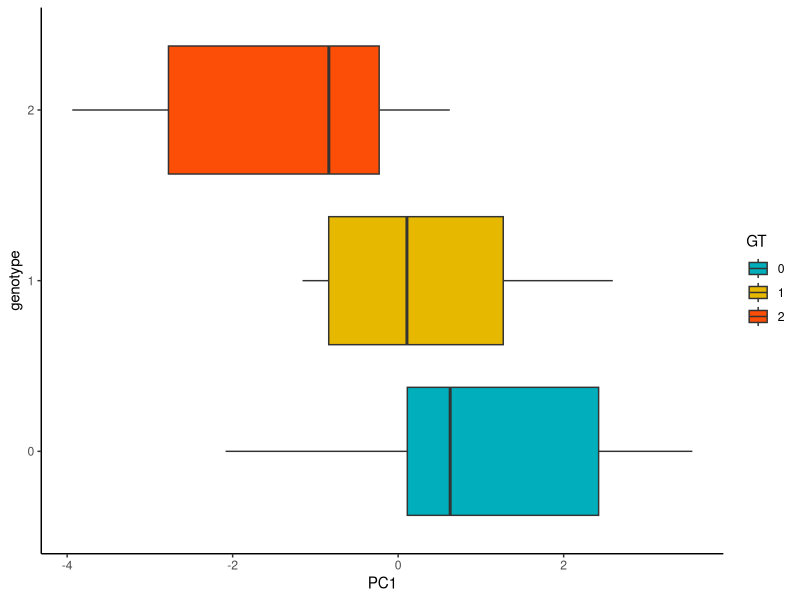
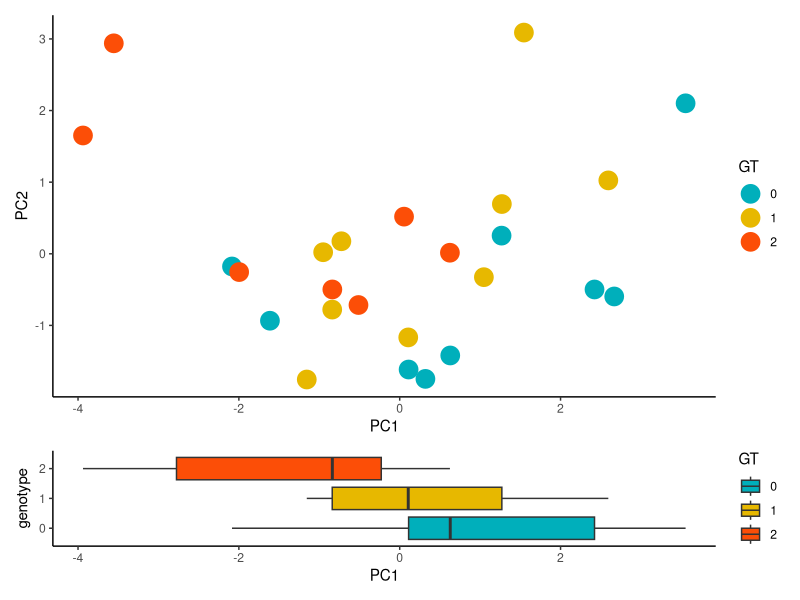
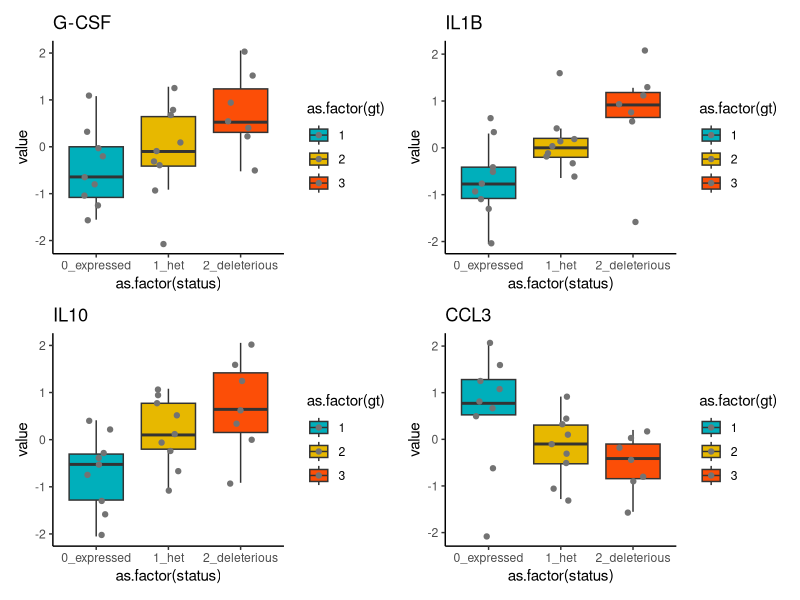
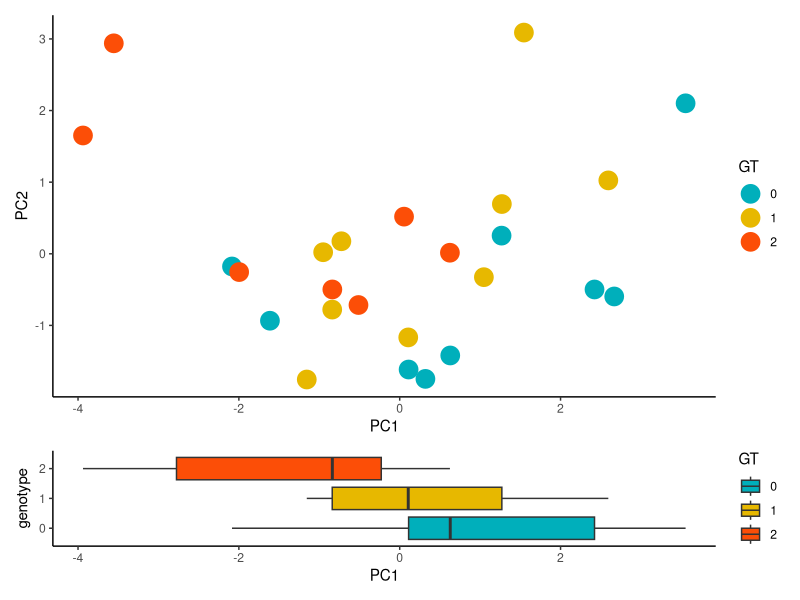
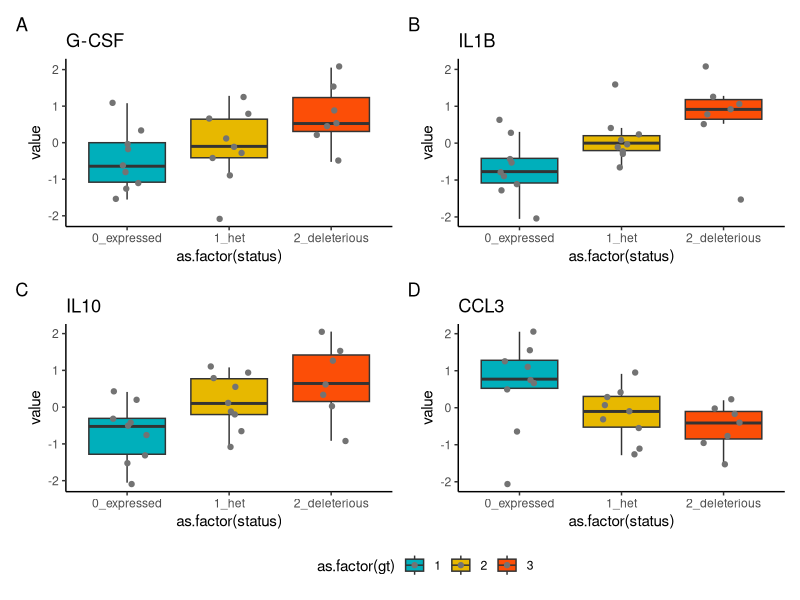
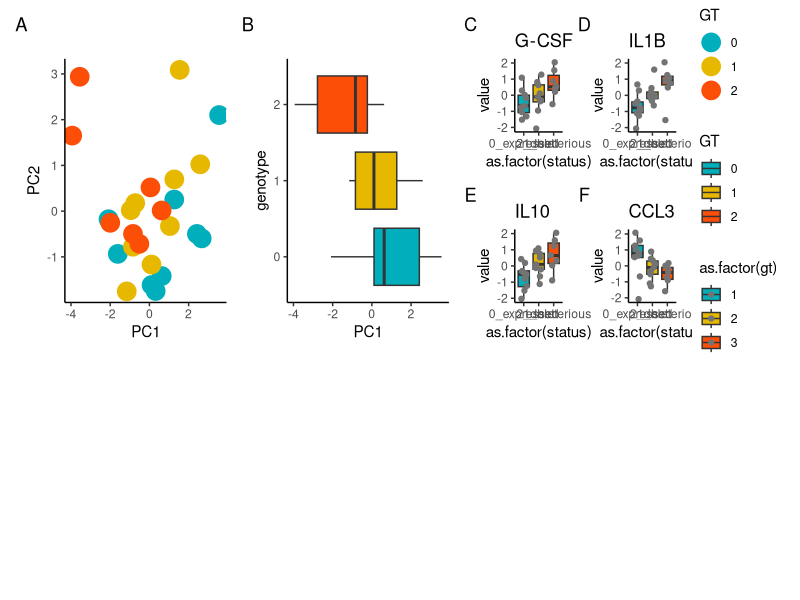

The R source for these figures, in order:
## Read in data
# each row contains the cytokine level for pestis-stimulated samples versus the null control samples at the same time point. we'll calculate the difference between them below, and call it `value`
###########################
data <- read.delim("./DATA/cytokines.txt")
data$value <- data$Pestis - data$Null
# Effects become more obvious over time. We therefore focus on the 24h time point rather than the 5h timepoint. 
data <- subset(data, data$time == '24h') 
# get the list of cytokines analyzed
cks <- unique(data$cytokine)
###########################

## Reshape into square format for PCA
## PCA with all samples and "rescale" option
###########################
library(ggplot2); library(reshape2)
data$selection <- gsub("2_deleterious", "Nonexpressed", data$selection)
data$id <- paste(data$sample, data$time, data$status, data$selection, sep="_")

d2 <- reshape(data[,c(11,10,7)], idvar='id', timevar='cytokine', direction='wide')
colSums(is.na(d2))
d2$`value.CXCL8/IL8`[is.na(d2$`value.CXCL8/IL8`)] <- mean(d2$`value.CXCL8/IL8`[1:25], na.rm=T)

pca <- prcomp(d2[,2:11], scale. = T)
library(plyr); strsplit(d2$id, "_") -> pc_names; ldply(pc_names) -> pc_names

tmp <- cbind(pca$x[,1], pca$x[,2], pca$x[,3], pca$x[,4], pc_names)
colnames(tmp) <- c("PC1", "PC2", "PC3", "PC4","SAMPLE", "TIME", "GT", "STATUS")
p2 <- ggplot(tmp[tmp$TIME == "24h",], aes(x=PC1, y=PC2, color = GT)) + geom_point(size=6) + theme_classic() + scale_color_manual(values = c("#00AFBB", "#E7B800", "#FC4E07"))
p1 <- ggplot(tmp, aes(x=GT, y=PC1, fill=GT)) + geom_boxplot() + coord_flip() +  theme_classic() + scale_color_manual(values = c("#00AFBB", "#E7B800", "#FC4E07")) + scale_fill_manual(values = c("#00AFBB", "#E7B800", "#FC4E07")) + xlab("genotype"); p1
# scale_x_discrete(limits = rev(levels(as.factor(tmp$GT)))) +

library(patchwork); part1 <- p2 / p1 + plot_layout(heights = c(4,1)) ; part1

summary(lm(data = tmp[tmp$TIME == "24h",], PC1 ~ as.numeric(as.character(GT))))
summary(lm(data = tmp[tmp$TIME == "24h",], PC2 ~ as.numeric(as.character(GT))))
summary(lm(data = tmp[tmp$TIME == "24h",], PC3 ~ as.numeric(as.character(GT))))
summary(lm(data = tmp[tmp$TIME == "24h",], PC4 ~ as.numeric(as.character(GT))))

###########################

## For each cytokine, measure cytokine level as a function of genotype and plot
## Normalize data for each cytokine using qqnorm
###########################
for (ck in cks) {
  tmp <- data[data$cytokine == ck,]
  print(ck)
  tmp2 <- tmp[tmp$time == '24h',]
  tmp2$value <- qqnorm(tmp2$value, plot.it = F)$x
  
  print(summary(lm(tmp2$value ~ tmp2$gt))$coefficients)
  print(summary(lm(tmp2$value ~ tmp2$gt))$r.squared)
  #print(summary(lm(tmp2$value ~ tmp2$selection))$coefficients)
}
###########################

## Plot the 4 significant cytokines
###########################
tmp <- data[data$cytokine == "G-CSF",]; tmp$value <- qqnorm(tmp$value, plot.it = F)$x
p3 <- ggplot(data=tmp, aes(y=value, x=as.factor(status), fill=as.factor(gt))) + 
  geom_boxplot(outlier.shape = NA) + ggtitle("G-CSF") + geom_jitter(width=0.2,col='gray45') +
  theme_classic() + scale_fill_manual(values = c("#00AFBB", "#E7B800", "#FC4E07"))
tmp <- data[data$cytokine == "IL1B",]; tmp$value <- qqnorm(tmp$value, plot.it = F)$x
p4 <- ggplot(data=tmp, aes(y=value, x=as.factor(status), fill=as.factor(gt))) + 
  geom_boxplot(outlier.shape = NA) + ggtitle("IL1B") + geom_jitter(width=0.2,col='gray45') +
  theme_classic() + scale_fill_manual(values = c("#00AFBB", "#E7B800", "#FC4E07"))
tmp <- data[data$cytokine == "IL10",]; tmp$value <- qqnorm(tmp$value, plot.it = F)$x
p5 <- ggplot(data=tmp, aes(y=value, x=as.factor(status), fill=as.factor(gt))) + 
  geom_boxplot(outlier.shape = NA) + ggtitle("IL10") + geom_jitter(width=0.2,col='gray45') +
  theme_classic() + scale_fill_manual(values = c("#00AFBB", "#E7B800", "#FC4E07"))
tmp <- data[data$cytokine == "CCL3",]; tmp$value <- qqnorm(tmp$value, plot.it = F)$x
p6 <- ggplot(data=tmp, aes(y=value, x=as.factor(status), fill=as.factor(gt))) + 
  geom_boxplot(outlier.shape = NA) + ggtitle("CCL3") + geom_jitter(width=0.2,col='gray45') +
  theme_classic() + scale_fill_manual(values = c("#00AFBB", "#E7B800", "#FC4E07"))

part2 <- p3 + p4 + p5 + p6 ; part2
###########################


## Merge elements of figure 4 in Illustrator (no idea why this didn't work smoothly)
###########################
## print part1 and part2 as 6x8 figures
part1 
part2 + plot_annotation(tag_levels = 'A') + plot_layout(guides = 'collect') & theme(legend.position = 'bottom')

( p2 / p1 ) + part2 + plot_annotation(tag_levels = 'A') + plot_layout(guides = 'collect', nrow = 2, ncol=3)
